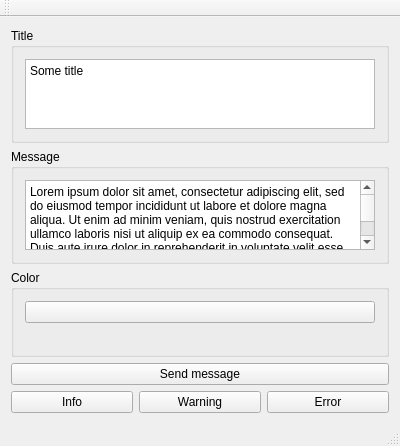
<?xml version="1.0" encoding="UTF-8"?>
<ui version="4.0">
 <class>MainWindow</class>
 <widget class="QMainWindow" name="MainWindow">
  <property name="geometry">
   <rect>
    <x>0</x>
    <y>0</y>
    <width>400</width>
    <height>389</height>
   </rect>
  </property>
  <property name="windowTitle">
   <string>MainWindow</string>
  </property>
  <widget class="QWidget" name="centralWidget">
   <layout class="QVBoxLayout" name="verticalLayout">
    <item>
     <widget class="QGroupBox" name="groupBox">
      <property name="title">
       <string>Title</string>
      </property>
      <layout class="QVBoxLayout" name="verticalLayout_2">
       <item>
        <widget class="QTextEdit" name="textEdit_2">
         <property name="html">
          <string>&lt;!DOCTYPE HTML PUBLIC &quot;-//W3C//DTD HTML 4.0//EN&quot; &quot;http://www.w3.org/TR/REC-html40/strict.dtd&quot;&gt;
&lt;html&gt;&lt;head&gt;&lt;meta name=&quot;qrichtext&quot; content=&quot;1&quot; /&gt;&lt;style type=&quot;text/css&quot;&gt;
p, li { white-space: pre-wrap; }
&lt;/style&gt;&lt;/head&gt;&lt;body style=&quot; font-family:'MS Shell Dlg 2'; font-size:5.5pt; font-weight:400; font-style:normal;&quot;&gt;
&lt;p style=&quot; margin-top:0px; margin-bottom:0px; margin-left:0px; margin-right:0px; -qt-block-indent:0; text-indent:0px;&quot;&gt;&lt;span style=&quot; font-family:'Sans Serif'; font-size:9pt;&quot;&gt;Some title&lt;/span&gt;&lt;/p&gt;&lt;/body&gt;&lt;/html&gt;</string>
         </property>
        </widget>
       </item>
      </layout>
     </widget>
    </item>
    <item>
     <widget class="QGroupBox" name="groupBox_2">
      <property name="title">
       <string>Message</string>
      </property>
      <layout class="QVBoxLayout" name="verticalLayout_3">
       <item>
        <widget class="QTextEdit" name="textEdit">
         <property name="html">
          <string>&lt;!DOCTYPE HTML PUBLIC &quot;-//W3C//DTD HTML 4.0//EN&quot; &quot;http://www.w3.org/TR/REC-html40/strict.dtd&quot;&gt;
&lt;html&gt;&lt;head&gt;&lt;meta name=&quot;qrichtext&quot; content=&quot;1&quot; /&gt;&lt;style type=&quot;text/css&quot;&gt;
p, li { white-space: pre-wrap; }
&lt;/style&gt;&lt;/head&gt;&lt;body style=&quot; font-family:'MS Shell Dlg 2'; font-size:5.5pt; font-weight:400; font-style:normal;&quot;&gt;
&lt;p style=&quot; margin-top:0px; margin-bottom:0px; margin-left:0px; margin-right:0px; -qt-block-indent:0; text-indent:0px;&quot;&gt;&lt;span style=&quot; font-family:'Open Sans','Arial','sans-serif'; font-size:9pt; color:#000000; background-color:#ffffff;&quot;&gt;Lorem ipsum dolor sit amet, consectetur adipiscing elit, sed do eiusmod tempor incididunt ut labore et dolore magna aliqua. Ut enim ad minim veniam, quis nostrud exercitation ullamco laboris nisi ut aliquip ex ea commodo consequat. Duis aute irure dolor in reprehenderit in voluptate velit esse cillum dolore eu fugiat nulla pariatur. Excepteur sint occaecat cupidatat non proident, sunt in culpa qui officia deserunt mollit anim id est laborum.&lt;/span&gt;&lt;/p&gt;&lt;/body&gt;&lt;/html&gt;</string>
         </property>
        </widget>
       </item>
      </layout>
     </widget>
    </item>
    <item>
     <widget class="QGroupBox" name="groupBox_3">
      <property name="title">
       <string>Color</string>
      </property>
      <layout class="QVBoxLayout" name="verticalLayout_4">
       <item>
        <widget class="QPushButton" name="pushButton_2">
         <property name="text">
          <string/>
         </property>
        </widget>
       </item>
       <item>
        <widget class="QLabel" name="label">
         <property name="text">
          <string/>
         </property>
        </widget>
       </item>
      </layout>
     </widget>
    </item>
    <item>
     <widget class="QPushButton" name="pushButton">
      <property name="text">
       <string>Send message</string>
      </property>
     </widget>
    </item>
    <item>
     <layout class="QHBoxLayout" name="horizontalLayout">
      <item>
       <widget class="QPushButton" name="infoButton">
        <property name="text">
         <string>Info</string>
        </property>
       </widget>
      </item>
      <item>
       <widget class="QPushButton" name="warnButton">
        <property name="text">
         <string>Warning</string>
        </property>
       </widget>
      </item>
      <item>
       <widget class="QPushButton" name="errorButton">
        <property name="text">
         <string>Error</string>
        </property>
       </widget>
      </item>
     </layout>
    </item>
   </layout>
  </widget>
  <widget class="QMenuBar" name="menuBar">
   <property name="geometry">
    <rect>
     <x>0</x>
     <y>0</y>
     <width>400</width>
     <height>21</height>
    </rect>
   </property>
  </widget>
  <widget class="QToolBar" name="mainToolBar">
   <attribute name="toolBarArea">
    <enum>TopToolBarArea</enum>
   </attribute>
   <attribute name="toolBarBreak">
    <bool>false</bool>
   </attribute>
  </widget>
  <widget class="QStatusBar" name="statusBar"/>
 </widget>
 <layoutdefault spacing="6" margin="11"/>
 <resources/>
 <connections/>
</ui>
